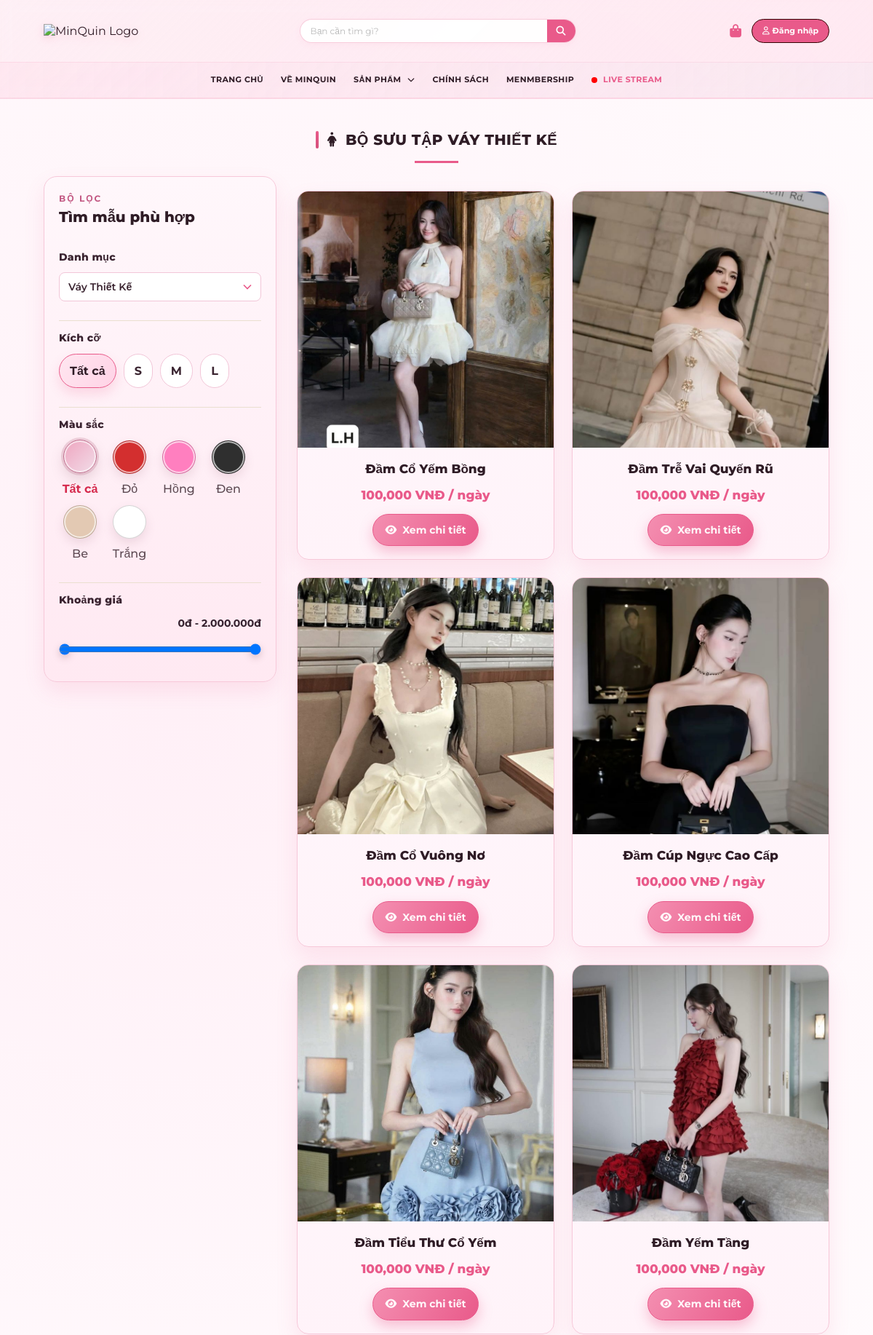
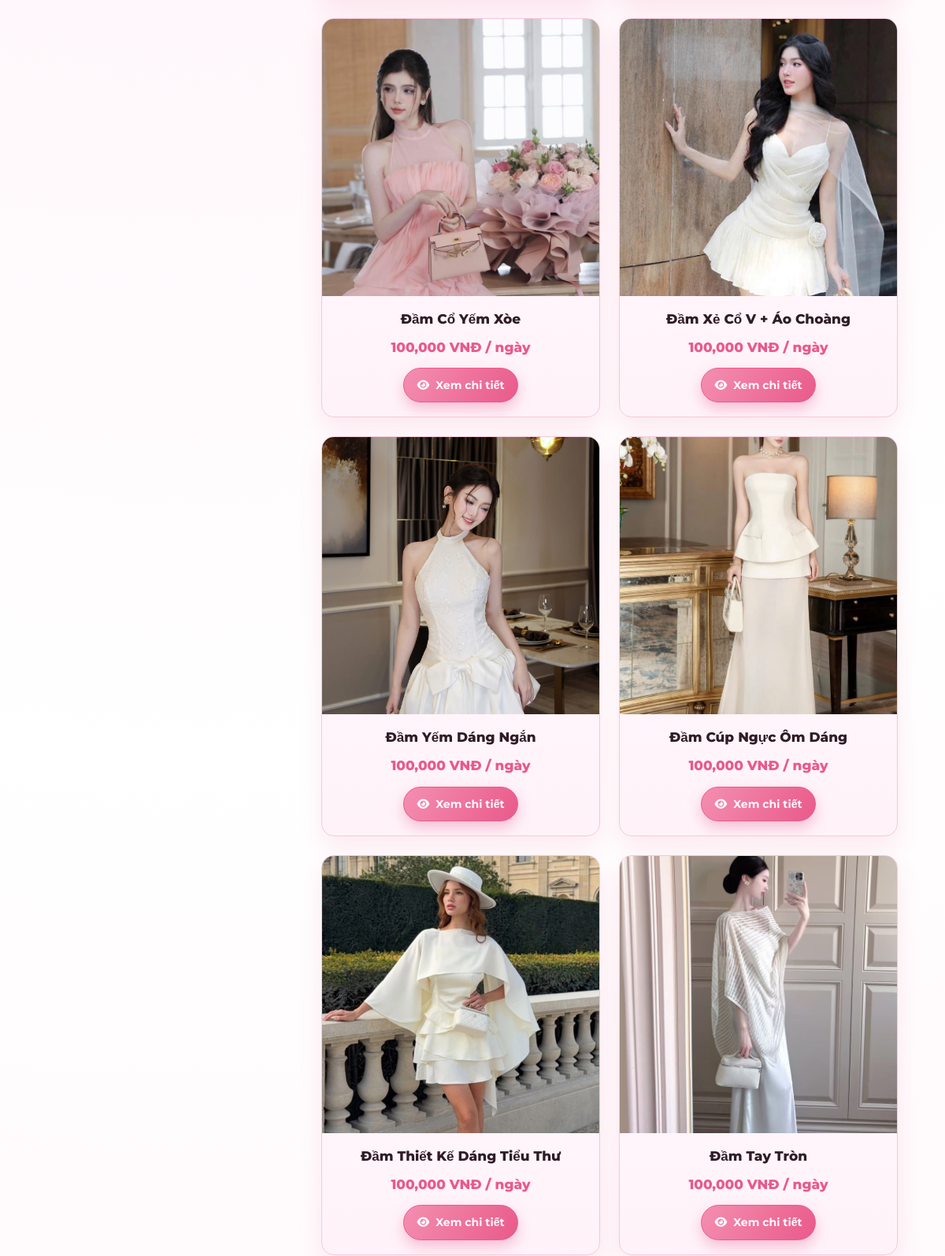
The app's page /vay_thiet_ke.php (upper part) with its own data (2 pictures, top to bottom).
### tables this page shows
CREATE TABLE categories (
    id INT AUTO_INCREMENT PRIMARY KEY,
    name VARCHAR(100) NOT NULL,
    slug VARCHAR(100) NOT NULL UNIQUE
);

CREATE TABLE products (
    id INT AUTO_INCREMENT PRIMARY KEY,
    category_id INT,
    name VARCHAR(255) NOT NULL,
    price INT NOT NULL DEFAULT 0,
    image VARCHAR(255),
    description TEXT NULL,
    material VARCHAR(255) NULL,
    care VARCHAR(255) NULL,
    condition_note VARCHAR(255) NULL,
    deposit INT NULL,
    short_note VARCHAR(255) NULL,
    created_at TIMESTAMP DEFAULT CURRENT_TIMESTAMP,
    FOREIGN KEY (category_id) REFERENCES categories(id) ON DELETE SET NULL
);

### vay_thiet_ke.php (the view, shortened to what this page needs)
<?php
include 'header.php';
$category_id = isset($_GET['category']) && is_numeric($_GET['category']) ? (int)$_GET['category'] : 2;
$categoryStmt = $conn->prepare("SELECT id, name FROM categories ORDER BY id ASC");
$categoryStmt->execute();
$categories = $categoryStmt->fetchAll(PDO::FETCH_ASSOC);
$size = isset($_GET['size']) ? trim($_GET['size']) : '';
$color = isset($_GET['color']) ? trim($_GET['color']) : '';
$min_price = isset($_GET['min_price']) && $_GET['min_price'] !== '' ? (int)$_GET['min_price'] : '';
$max_price = isset($_GET['max_price']) && $_GET['max_price'] !== '' ? (int)$_GET['max_price'] : '';
$optStmt = $conn->prepare("SELECT DISTINCT pv.size, pv.color FROM product_variants pv JOIN products p ON p.id = pv.product_id WHERE p.category_id = ? AND pv.stock > 0");
$optStmt->execute([$category_id]);
$sizes = [];
$colors = [];
while ($opt = $optStmt->fetch(PDO::FETCH_ASSOC)) {
    if (!empty($opt['size']) && !in_array($opt['size'], $sizes)) {
        $sizes[] = $opt['size'];
    }
    if (!empty($opt['color']) && !in_array($opt['color'], $colors)) {
        $colors[] = $opt['color'];
    }
}
$sql = "SELECT p.* FROM products p JOIN product_variants pv ON pv.product_id = p.id WHERE p.category_id = ? AND pv.stock > 0";
$params = [$category_id];
$sql .= " GROUP BY p.id";
$limit = 15;
$page = isset($_GET['page']) && is_numeric($_GET['page']) ? (int)$_GET['page'] : 1;
$offset = ($page - 1) * $limit;
$sql .= " ORDER BY p.id DESC LIMIT $limit OFFSET $offset";
$stmt = $conn->prepare($sql);
$stmt->execute($params);
$products = $stmt->fetchAll(PDO::FETCH_ASSOC);
?>
<div class="container" style="padding: 40px 5%; min-height: 60vh;">
    <div class="section-heading">
        <h2 class="section-title"><i class="fa-solid fa-person-dress"></i>
        <?php
            $selectedCategory = null;
            foreach ($categories as $cat) {
                if ((int)$cat['id'] === $category_id) {
                    $selectedCategory = $cat['name'];
                    break;
                }
            }
            echo $selectedCategory ? 'Bộ Sưu Tập ' . htmlspecialchars($selectedCategory) : 'Bộ Sưu Tập Sản Phẩm';
        ?>
        </h2>
    </div>
    <div class="catalog-layout">
        <div class="filter-card">
            <div class="filter-header">
                <div class="filter-eyebrow">Bộ lọc</div>
                <div class="filter-title">Tìm mẫu phù hợp</div>
            </div>
            <form class="filter-form auto-filter-form" method="get">
                <div class="filter-section">
                    <h4>Danh mục</h4>
                    <select name="category" class="filter-select" onchange="document.querySelector('.auto-filter-form').submit();">
                        <?php foreach ($categories as $cat): ?>
                            <option value="<?= htmlspecialchars($cat['id']); ?>" <?= $category_id === (int)$cat['id'] ? 'selected' : ''; ?>>
                                <?= htmlspecialchars($cat['name']); ?>
                            </option>
                        <?php endforeach; ?>
                    </select>
                </div>
                <div class="filter-section">
                    <h4>Kích cỡ</h4>
                    <div class="pill-options">
                        <label class="pill-btn <?= $size === '' ? 'active' : ''; ?>">
                            <span class="pill-content">Tất cả</span>
                        </label>
                        <?php foreach ($sizes as $s): ?>
                            <label class="pill-btn <?= $size === $s ? 'active' : ''; ?>">
                                <span class="pill-content"><?= htmlspecialchars($s); ?></span>
                            </label>
                        <?php endforeach; ?>
                    </div>
                </div>
                <div class="filter-section">
                    <h4>Màu sắc</h4>
                    <?php
                        $colorSwatches = [
                            'Đỏ' => '#d32f2f',
                            'Hồng' => '#ff7fbf',
                            'Đen' => '#2f2f2f',
                            'Be' => '#e3c9b3',
                            'Trắng' => '#ffffff'
                        ];
                    ?>
                    <div class="pill-options">
                        <label class="pill-btn <?= $color === '' ? 'active' : ''; ?> color-chip">
                            <span class="pill-content"><span class="color-swatch" style="background: linear-gradient(135deg, #eea5bf 0%, #f2dde9 100%); border: 1px solid #f0c0d5;"></span><span>Tất cả</span></span>
                        </label>
                        <?php foreach ($colors as $c): ?>
                            <?php $swatch = isset($colorSwatches[$c]) ? $colorSwatches[$c] : '#f0c0d5'; ?>
                            <label class="pill-btn <?= $color === $c ? 'active' : ''; ?> color-chip">
                                <span class="pill-content"><span class="color-swatch" style="background: <?= $swatch; ?>; border: 1px solid rgba(0,0,0,0.16);"></span><span><?= htmlspecialchars($c); ?></span></span>
                            </label>
                        <?php endforeach; ?>
                    </div>
                </div>
                <div class="filter-section">
                    <h4>Khoảng giá</h4>
                    <div class="price-range">
                        <div class="range-label">
                            <span class="range-value" id="price_range_label"><?= number_format($min_price ?: 0); ?>đ - <?= number_format($max_price ?: 2000000); ?>đ</span>
                        </div>
                        <div class="range-track">
                            <input type="range" name="min_price" id="min_price" min="0" max="2000000" step="50000" value="<?= htmlspecialchars($min_price ?: 0); ?>">
                            <input type="range" name="max_price" id="max_price" min="0" max="2000000" step="50000" value="<?= htmlspecialchars($max_price ?: 2000000); ?>">
                        </div>
                    </div>
                </div>
            </form>
        </div>
        <div>
            <div class="product-grid">
                <?php
                if(count($products) > 0):
                    foreach ($products as $row):
                        $filename = basename($row['image']);
                        $img_path = 'img/' . $filename;
                ?>
                    <div class="product-card">
                        <a class="product-img-wrapper" href="product_detail.php?id=<?php echo $row['id']; ?>">
                            <img src="<?php echo htmlspecialchars($img_path); ?>"
                                 alt="<?php echo htmlspecialchars($row['name']); ?>"
                                 onerror="this.src='img/default.jpg'">
                        </a>
                        <div class="product-info">
                            <a href="product_detail.php?id=<?php echo $row['id']; ?>">
                                <h3 class="product-name"><?php echo htmlspecialchars($row['name']); ?></h3>
                            </a>
                            <div class="product-price"><?php echo number_format($row['price']); ?> VNĐ / ngày</div>
                            <div class="card-actions">
                                <a href="product_detail.php?id=<?php echo $row['id']; ?>" class="btn-pill primary">
                                    <i class="fa-solid fa-eye"></i> Xem chi tiết
                                </a>
                            </div>
                        </div>
                    </div>
                <?php
                    endforeach;
                endif; ?>
            </div>
        </div>
    </div>
</div>
<?php include 'footer.php'; ?>

### ai_widget/chat.css (style rules this page uses)
:root { --ai-primary: #1a73e8; --ai-primary-hover: #1557b0; --ai-bg: #ffffff; --ai-bg-light: #f1f3f4; --ai-text-main: #202124; --ai-text-sub: #5f6368; --ai-border: #dadce0; --ai-shadow: rgba(0, 0, 0, 0.15); --ai-msg-text-user: #ffffff; }

### records on screen
categories: name "VÁY THIẾT KẾ"
products: image (picture), name "Đầm Cổ Yếm Bồng", price "100,000"
products: image (picture), name "Đầm Trễ Vai Quyến Rũ", price "100,000"
products: image (picture), name "Đầm Cổ Vuông Nơ", price "100,000"
products: image (picture), name "Đầm Cúp Ngực Cao Cấp", price "100,000"
products: image (picture), name "Đầm Tiểu Thư Cổ Yếm", price "100,000"
products: image (picture), name "Đầm Yếm Tầng", price "100,000"
products: image (picture), name "Đầm Cổ Yếm Xòe", price "100,000"
products: image (picture), name "Đầm Xẻ Cổ V + Áo Choàng", price "100,000"
products: image (picture), name "Đầm Yếm Dáng Ngắn", price "100,000"
products: image (picture), name "Đầm Cúp Ngực Ôm Dáng", price "100,000"
products: image (picture), name "Đầm Thiết Kế Dáng Tiểu Thư", price "100,000"
products: image (picture), name "Đầm Tay Tròn", price "100,000"

### other values on screen
$s "S"
$s "M"
$s "L"
$c "Đỏ"
$c "Hồng"
$c "Đen"
$c "Be"
$c "Trắng"
form field category "Váy Thiết Kế"
